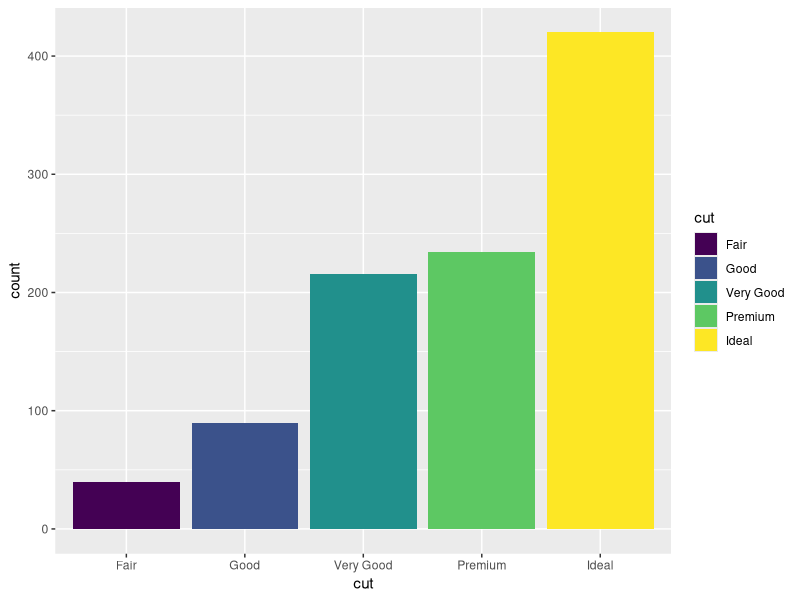
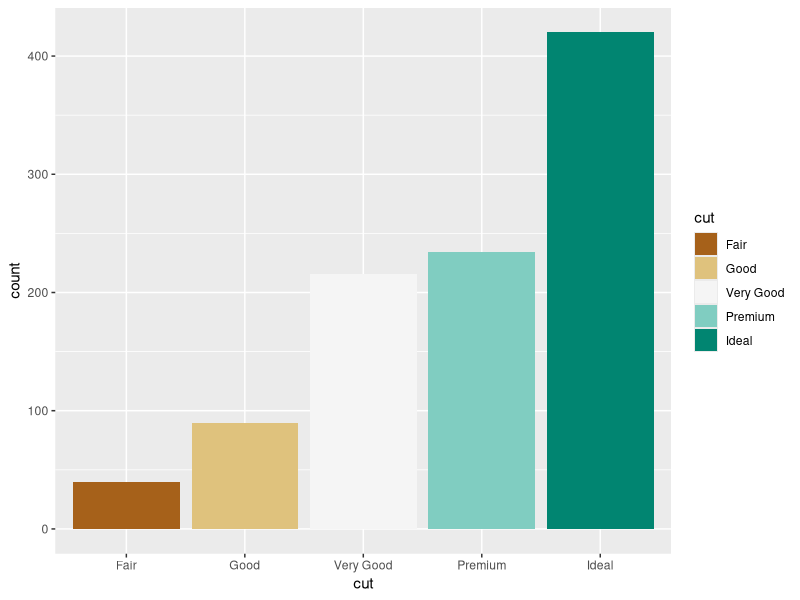
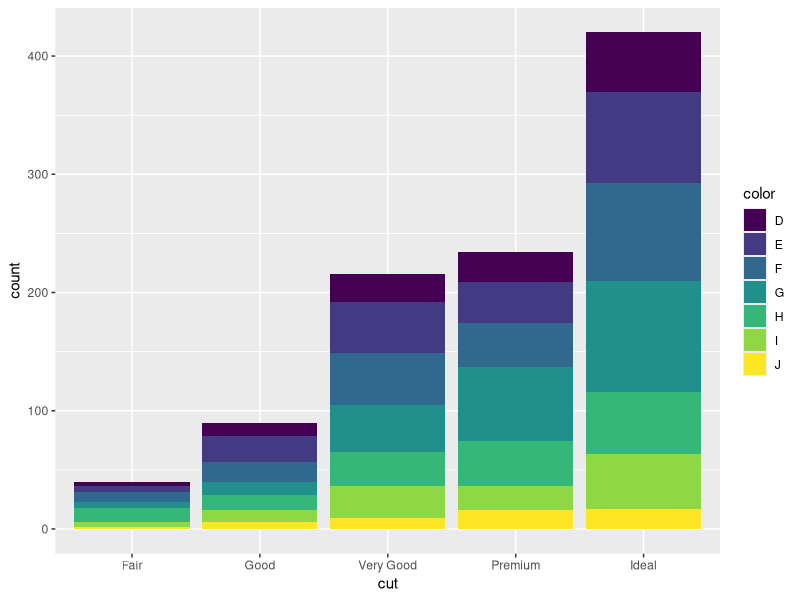
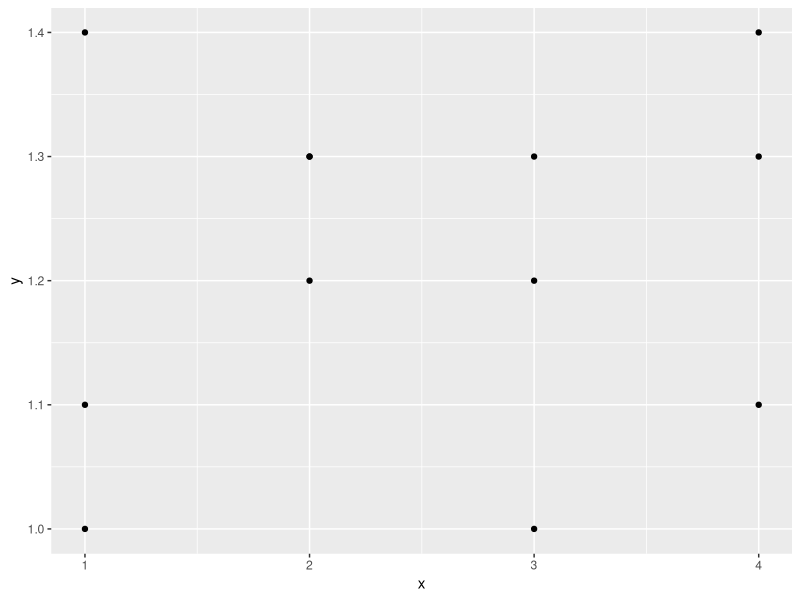
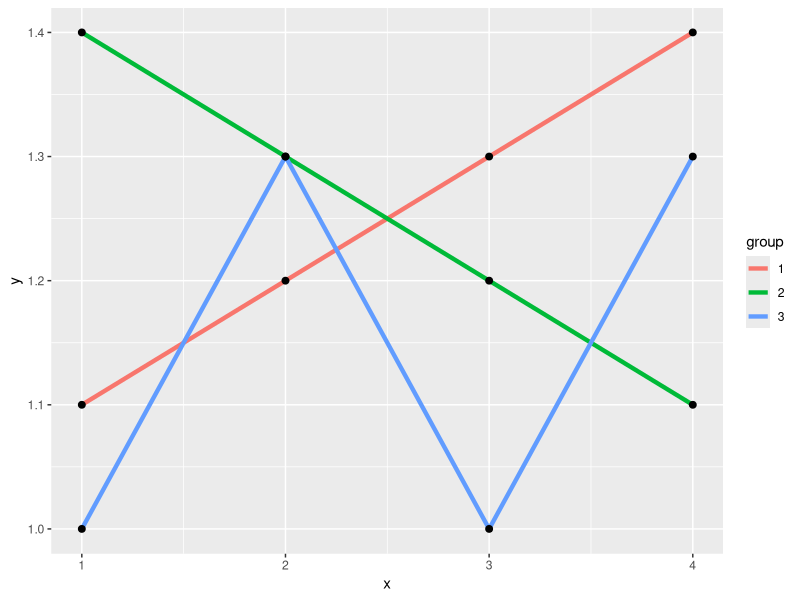
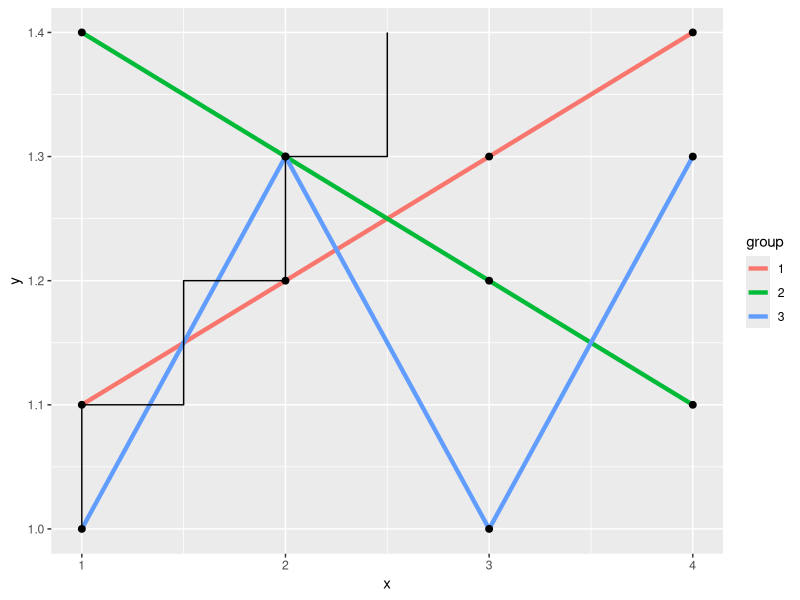
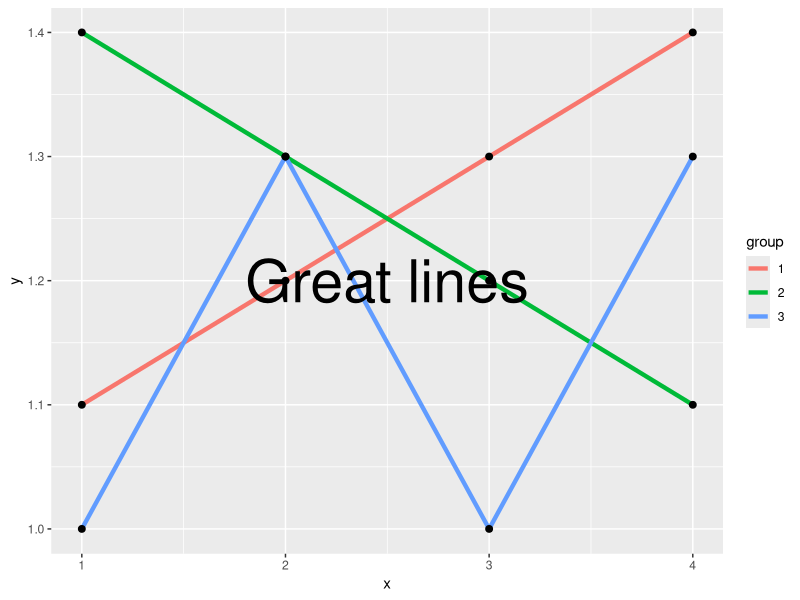
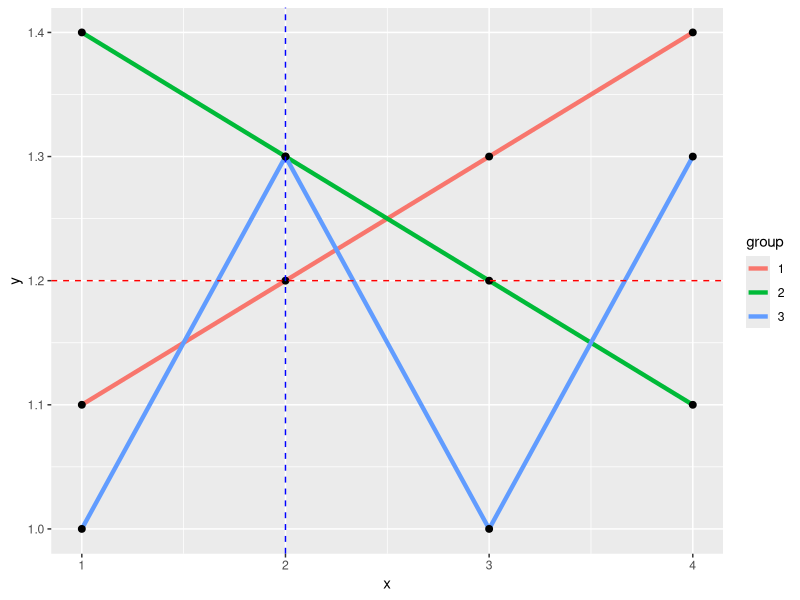

The R script that drew these images, in order:
library(tidyverse)
library(RColorBrewer)

# Preview the data
diamonds
diamonds_subset = sample_n(diamonds, 1000, replace=FALSE)


# Bar charts are another example of a statistical transformation
# (like histograms). 
ggplot(diamonds_subset, aes(x=cut)) +
  geom_bar(aes(fill=cut))

# Create a custom color scale
?brewer.pal
myColors = brewer.pal(5,"BrBG") # produces an array/list of colors
names(myColors) = levels(diamonds_subset$cut) # converts to a named list

ggplot(diamonds_subset, aes(x=cut)) +
  geom_bar(aes(fill=cut)) +
  scale_fill_manual(values = myColors) # provides color scale for fill aesthetic

# https://www.w3schools.com/colors/colors_picker.asp


# Stacked bar charts are created by mapping a variable to the fill
# aesthetic
ggplot(diamonds_subset, aes(x=cut)) +
  geom_bar(aes(fill=color))

# To connect lines, you need to group points
df = tibble(x = c(1,2,3,4,1,2,3,4,1,2,3,4), 
            y = c(1.1,1.2,1.3,1.4,1.4,1.3,1.2,1.1,1,1.3,1,1.3),
            group = factor(c(1,1,1,1,2,2,2,2,3,3,3,3)))

df

ggplot(df, aes(x=x, y=y, group=group)) +
  geom_point()

ggplot(df, aes(x=x, y=y, group=group)) +
  geom_line(size=1.5, aes(color=group)) +
  geom_point(size=2)


# Including another data set in a specific layer
df2 = tibble(x = c(1, 1, 1.5, 1.5, 2, 2, 2.5, 2.5), 
             y = c(1, 1.1, 1.1, 1.2, 1.2, 1.3, 1.3, 1.4),
             group = factor(rep(1, 8)))

ggplot(df, aes(x=x, y=y, group=group)) +
  geom_line(size=1.5, aes(color=group)) +
  geom_point(size=2) +
  geom_line(data=df2, aes(x=x, y=y, group=group))


# Annotations can be added using an "annotation" layer
# https://ggplot2.tidyverse.org/reference/annotate.html
ggplot(df, aes(x=x, y=y, group=group)) +
  geom_line(size=1.5, aes(color=group)) +
  geom_point(size=2) +
  annotate("text", x = 2.5, y = 1.2, label = "Great lines", size=15)

ggplot(df, aes(x=x, y=y, group=group)) +
  geom_line(size=1.5, aes(color=group)) +
  geom_point(size=2) +
  geom_hline(yintercept = 1.2, color='red', linetype='dashed') +
  geom_vline(xintercept = 2, color='blue', linetype='dashed')



# You can change the default axis limits
ggplot(df, aes(x=x, y=y, group=group)) +
  geom_line(size=1.5, aes(color=group)) +
  geom_point(size=2) +
  geom_hline(yintercept = 1.2, color='red', linetype='dashed') +
  geom_vline(xintercept = 2, color='blue', linetype='dashed') +
  xlim(1,2)


# The classic ggplot theme isn't bad, but often it's good to 
# have simpler backgrounds and plot structure
ggplot(df, aes(x=x, y=y, group=group)) +
  geom_line(size=1.5, aes(color=group)) +
  geom_point(size=2) +
  geom_hline(yintercept = 1.2, color='red', linetype='dashed') +
  geom_vline(xintercept = 2, color='blue', linetype='dashed') +
  theme_minimal()


# More generally, any characteristic of a figure can be changed 
# using the theme layer
ggplot(df, aes(x=x, y=y, group=group)) +
  geom_line(size=1.5, aes(color=group)) +
  geom_point(size=2) +
  geom_hline(yintercept = 1.2, color='red', linetype='dashed') +
  geom_vline(xintercept = 2, color='blue', linetype='dashed') +
  theme_light() +
  theme(legend.position = "none", 
        axis.ticks.length = unit(2, "cm"))


# You can include special fonts or symbols in your 
# titles and labels using the "expression" function
ggplot(diamonds, aes(x=cut)) +
  geom_bar() +
  labs(x='Diamond Type',
       y=expression(paste('Count'['diamond'])),
       title=expression(paste('Higher quality diamonds are most common'^{'usually'})))

# Follow the link in the slides for more detailed examples, but to get started:
# paste() concatenates strings together
# [] = subscript
# ^{} = superscript